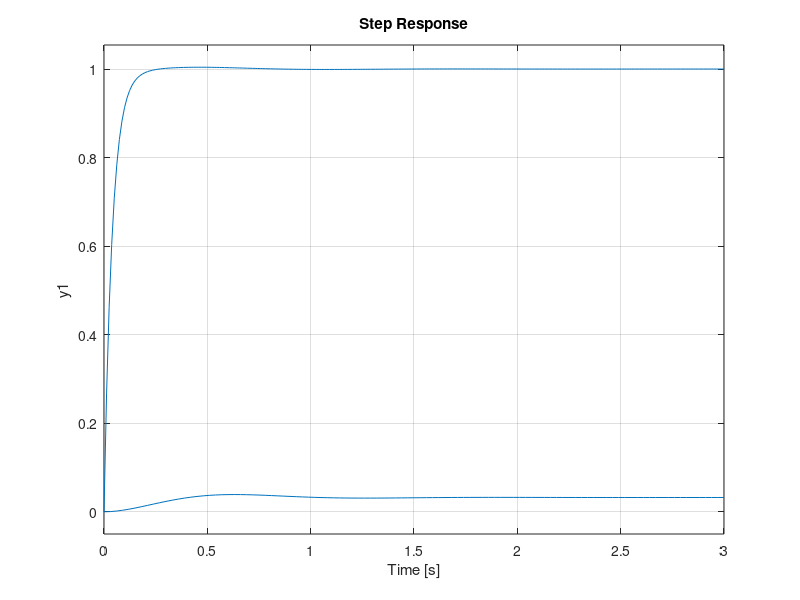

Source code (MATLAB):
clc 
clear all

numerator = [1];
denominator = [1 5 31];
transfer_function = tf(numerator, denominator);

kp = 120;
ki = 790;
kd = 25;

controller = pid(kp, ki, kd);
CL = feedback(transfer_function*controller, 1);

figure(1)
step(transfer_function)
hold on
step(CL)
